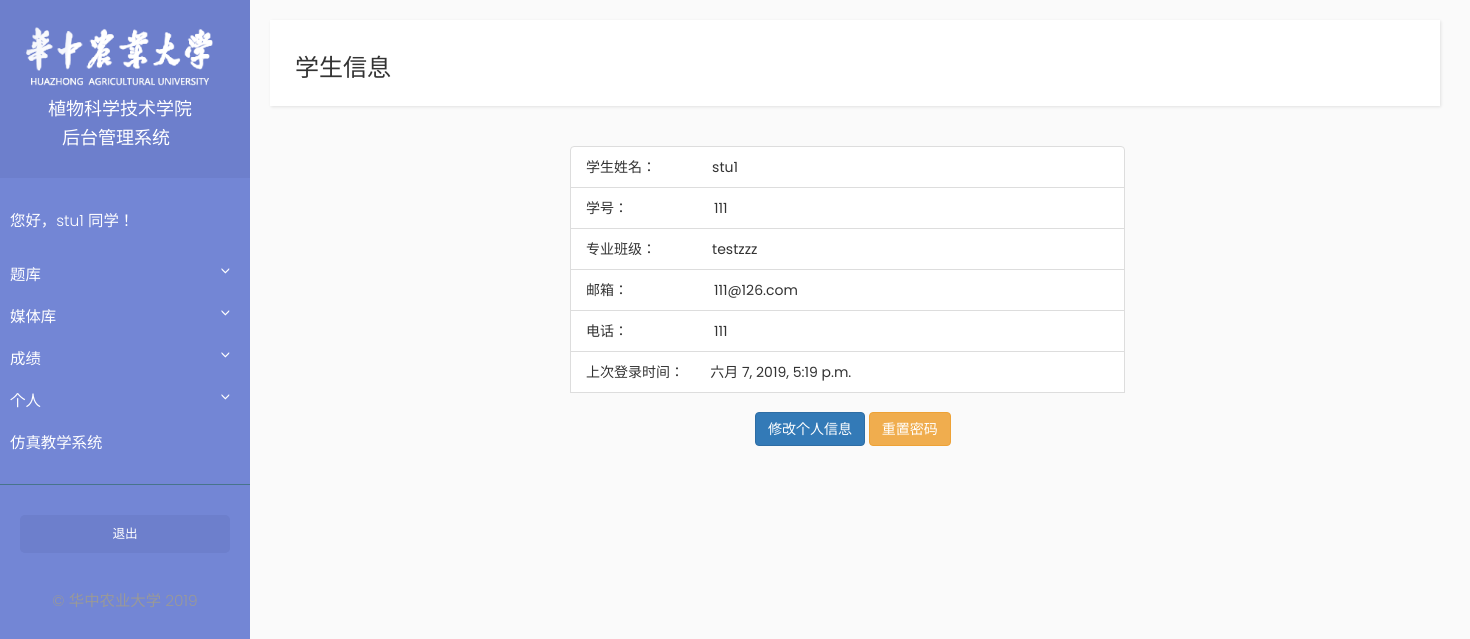
Screenshot of /student/student_personal_info (signed in) with the database file from the repository.
### Student/models.py (models this page shows, shortened)
class Student(models.Model):
    user = models.OneToOneField(User, on_delete=models.CASCADE)
    student_id = models.CharField(max_length=20)
    name = models.CharField(max_length=10)
    GENDER_CHOICE = [
        ('male', '男'),
        ('female', '女'),
    ]
    gender = models.CharField(max_length=6, choices=GENDER_CHOICE, default='male')
    grade_class = models.ForeignKey(GradeClass, on_delete=models.CASCADE)
    phone = models.CharField(max_length=20)
    paper_result = models.ManyToManyField(Paper, through='PaperResult')

### GradeClass/models.py (models this page shows)
class GradeClass(models.Model):
    title = models.CharField(max_length=255)
    def __str__(self):
        return self.title

### Student/views.py (the view)
# urls.py: path('student_personal_info', views.student_personal_info, name='student_personal_info'),
@login_required
def student_personal_info(request):
    student = Student.objects.get(user=request.user)
    context = {'student': student}
    return render(request, 'student/student_personal_info.html', context=context)

### Student/templates/student/student_personal_info.html (shortened to what this page needs)
{% extends "student/base.html" %}
{% block title_block %}
<h3>学生信息</h3>
{% endblock %}
{% block navbar_block %}
 <div class="collapse navbar-collapse" id="bs-example-navbar-collapse-1">
</div>
{% endblock %}
{% block content_block%}
<div class="container">
    <div>
        <ul class="list-group col-md-6 col-md-offset-3">
            <li class="list-group-item" style="white-space:pre;">学生姓名：               {{ student.name }}</li>
            <li class="list-group-item" style="white-space:pre;">学号：                       {{ student.student_id }}</li>
            <li class="list-group-item" style="white-space:pre;">专业班级：               {{ student.grade_class }}</li>
            <li class="list-group-item" style="white-space:pre;">邮箱：                       {{ student.user.email }}</li>
            <li class="list-group-item" style="white-space:pre;">电话：                       {{ student.phone }}</li>
            <li class="list-group-item" style="white-space:pre;">上次登录时间：       {{ user.last_login }}</li>
            <br>
            <div class="col-md-offset-4">
                <a class="btn btn-primary" href="{% url 'student:modify_personal_info' %}">修改个人信息</a>
                <a class="btn btn-warning" href="{% url 'student:reset_password' %}">重置密码</a>
            </div>
        </ul>
        <br>
    </div>
</div>
{% endblock %}

### Student/templates/student/base.html (shortened to what this page needs)
<!DOCTYPE html>
{% load static %}
<html>
    <head>
        <link rel="stylesheet" href="https://maxcdn.bootstrapcdn.com/bootstrap/3.3.7/css/bootstrap.min.css">
        <link rel="stylesheet" href="{% static 'basic/css/sidebar.css' %}">
        <link rel="stylesheet" href="{% static 'basic/css/hover.css' %}">
    </head>
    <body>
    <div class="wrapper">
        <nav id="sidebar">
            <div class="sidebar-header">
                <img src="{% static 'basic/image/title_logo.png' %}"  width="200" alt="logo">
                <h4>&nbsp;&nbsp;&nbsp;&nbsp;&nbsp;&nbsp;植物科学技术学院</h4>
                <h4>&nbsp;&nbsp;&nbsp;&nbsp;&nbsp;&nbsp;&nbsp;&nbsp;&nbsp;后台管理系统</h4>
            </div>
            <ul class="list-unstyled components">
                <p>您好，{{ user.student.name }} 同学！</p>
                <li class="">
                    <a href="#ExaminationSubmenu" data-toggle="collapse" aria-expanded="false">题库</a>
                </li>
                <li>
                    <a href="#VideoSubmenu" data-toggle="collapse" aria-expanded="false">媒体库</a>
                </li>
                <li>
                    <a href="#ScoreSubmenu" data-toggle="collapse" aria-expanded="false">成绩</a>
                </li>
                <li>
                    <a href="#PersonSubmenu" data-toggle="collapse" aria-expanded="false">个人</a>
                </li>
                <li>
                    <a href="http://47.111.185.160/insect/unity_index.html">仿真教学系统</a>
                </li>
            </ul>
            <ul class="list-unstyled CTAs">
                <li><a href="{% url 'student:logout' %}" class="article">退出</a></li>
            </ul>
            <p class="mt-5 mb-3 text-center text-white">&copy; 华中农业大学 2019</p>
        </nav>
        <div id="content">
            <nav class="navbar navbar-default">
                <div class="container-fluid">
                    <div class="navbar-header">
                    {% block title_block %}
                    {% endblock %}
                    </div>
                    {% block navbar_block %}
                    {% endblock %}
                </div>
            </nav>
            {% block content_block%}
            {% endblock %}
        </div>
    </div>
    </body>
</html>

### Basic/static/basic/css/sidebar.css (style rules this page uses)
body { font-family: 'Poppins', sans-serif; background: #fafafa; }
p { font-family: 'Poppins', sans-serif; font-size: 1.1em; font-weight: 300; line-height: 1.7em; color: #999; }
a, a:hover, a:focus { color: inherit; text-decoration: none; transition: all 0.3s; }
.navbar { padding: 15px 10px; background: #fff; border: none; border-radius: 0; margin-bottom: 40px; box-shadow: 1px 1px 3px rgba(0, 0, 0, 0.1); }
.wrapper { display: flex; align-items: stretch; perspective: 1500px; }
#sidebar { min-width: 250px; max-width: 250px; background: #7386D5; color: #fff; transition: all 0.6s cubic-bezier(0.945, 0.020, 0.270, 0.665); transform-origin: bottom left; }
#sidebar .sidebar-header { padding: 20px; background: #6d7fcc; }
#sidebar ul.components { padding: 20px 0; border-bottom: 1px solid #47748b; }
#sidebar ul p { color: #fff; padding: 10px; }
#sidebar ul li a { padding: 10px; font-size: 1.1em; display: block; }
a[data-toggle="collapse"] { position: relative; }
a[aria-expanded="false"]::before, a[aria-expanded="true"]::before { content: '\e259'; display: block; position: absolute; right: 20px; font-family: 'Glyphicons Halflings'; font-size: 0.6em; }
ul.CTAs { padding: 20px; }
ul.CTAs a { text-align: center; font-size: 0.9em !important; display: block; border-radius: 5px; margin-bottom: 5px; }
a.article, a.article:hover { background: #6d7fcc !important; color: #fff !important; }
#content { padding: 20px; min-height: 100vh; transition: all 0.3s; }

### rows the page displays
Student: name "stu1", student_id "111", grade_class "testzzz", user.email "111@126.com", phone "111"

### other values shown
{{ user.student.name }} "stu1"
{{ user.last_login }} "六月 7, 2019, 5:19 p.m."
